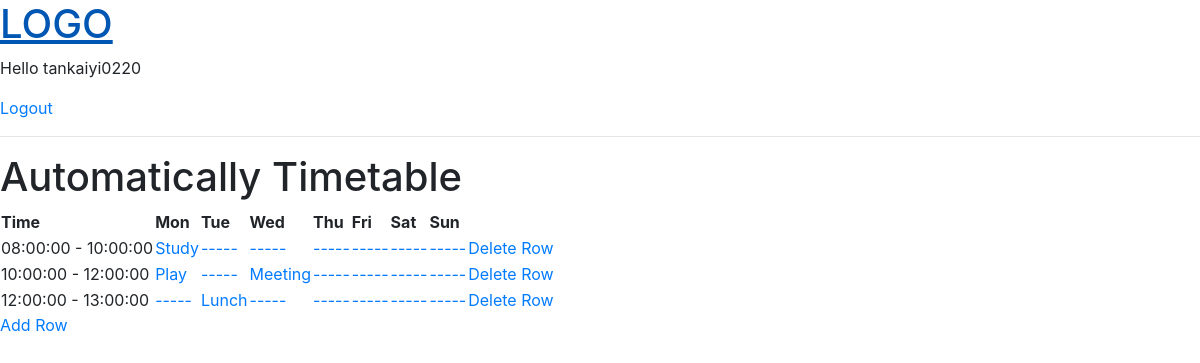
/timetable/6/ (signed in), run on the app's committed database.
### timetable/models.py (models this page shows)
class User(AbstractUser):
    pass

class Timetable(models.Model):
    host = models.ForeignKey(User, on_delete=models.CASCADE, null=True)
    name = models.CharField(max_length=200)
    def __str__(self):
        return self.name

class TimetableRow(models.Model):
    timetable = models.ForeignKey(Timetable, on_delete=models.CASCADE, null=True)
    start = models.TimeField(null=True)
    end = models.TimeField(null=True)
    class Meta:
        ordering = ['start', 'end']
    def __str__(self):
        return str(self.start) + ' - ' + str(self.end)
    def get_all_elements(self):
        elements = [None] * 7
        timetableE = self.timetableelement_set.all()
        for e in timetableE:
            elements[e.day-1] = e
        return elements

class TimetableElement(models.Model):
    class Day(models.IntegerChoices):
        MON = 1
        TUE = 2
        WED = 3
        THU = 4
        FRI = 5
        SAT = 6
        SUN = 7
    timetable = models.ForeignKey(Timetable, on_delete=models.CASCADE, null=True)
    row = models.ForeignKey(TimetableRow, on_delete=models.CASCADE)
    day = models.IntegerField(choices=Day.choices, default=Day.MON)
    body = models.CharField(max_length=100)
    class Meta:
        ordering = ['day']
    def __str__(self):
        return self.body

### timetable/views.py (the view, shortened to what this page needs)
# urls.py: path('timetable/<str:pk>/', views.timetablePage, name='timetable'),
def timetablePage(request, pk):
    form = TimetableRowCreationForm()
    header = ['Time', 'Mon', 'Tue', 'Wed', 'Thu', 'Fri', 'Sat', 'Sun']
    user = User.objects.get(id=pk)
    timetable = user.timetable_set.all()[0]
    timetableRows = timetable.timetablerow_set.all()
    context = {'header': header, 'user': user, 'timetable': timetable, 'timetableRows': timetableRows, 'form': form}
    return render(request, 'base/timetable.html', context)

### timetable/templates/base/timetable.html
{% extends 'main.html' %} {% block content %}
<h1>{{timetable}}</h1>
<table>
  <tr>
    {% for h in header %}
    <th>{{h}}</th>
    {% endfor %}
  </tr>
  {% for row in timetableRows %}
  <tr>
    <td>{{row}}</td>
    {% for element in row.get_all_elements %}
    <td>
      {% if element.body == 'None' %}
      <a href="{% url 'update-element' element.id user.id %}"
        >{{'-----'}}</a
      >
      {% else %}
      <a href="{% url 'update-element' element.id user.id %}"
        >{{element}}</a
      >
      {% endif %}
    </td>
    {% endfor %}
    <td><a href="{% url 'delete-row' row.id user.id %}">Delete Row</a></td>
  </tr>
  {% endfor %}
</table>
{% include 'base/addRowModal.html' %} {% endblock content %}

### templates/navbar.html
<a href="/"><h1>LOGO</h1></a>
{% if request.user.is_authenticated %}
<p>Hello {{request.user}}</p>
<a href="{% url 'logout'%}">Logout</a>
{% else %}
<a href="{% url 'login'%}">Login</a>
{% endif %}
<hr />

### data on the page
User: user "tankaiyi0220"
Timetable: name "Automatically Timetable"
TimetableRow: start+end "08:00:00 - 10:00:00"
TimetableElement: body "Study"
TimetableElement: value "-----"
TimetableElement: value "-----"
TimetableElement: value "-----"
TimetableElement: value "-----"
TimetableElement: value "-----"
TimetableElement: value "-----"
TimetableRow: start+end "10:00:00 - 12:00:00"
TimetableElement: body "Play"
TimetableElement: value "-----"
TimetableElement: body "Meeting"
TimetableElement: value "-----"
TimetableElement: value "-----"
TimetableElement: value "-----"
TimetableElement: value "-----"
TimetableRow: start+end "12:00:00 - 13:00:00"
TimetableElement: value "-----"
TimetableElement: body "Lunch"
TimetableElement: value "-----"
TimetableElement: value "-----"
TimetableElement: value "-----"
TimetableElement: value "-----"
TimetableElement: value "-----"

### other printed values
{{ h }} "Time" "Mon" "Tue" "Wed" "Thu" "Fri" "Sat" "Sun"
